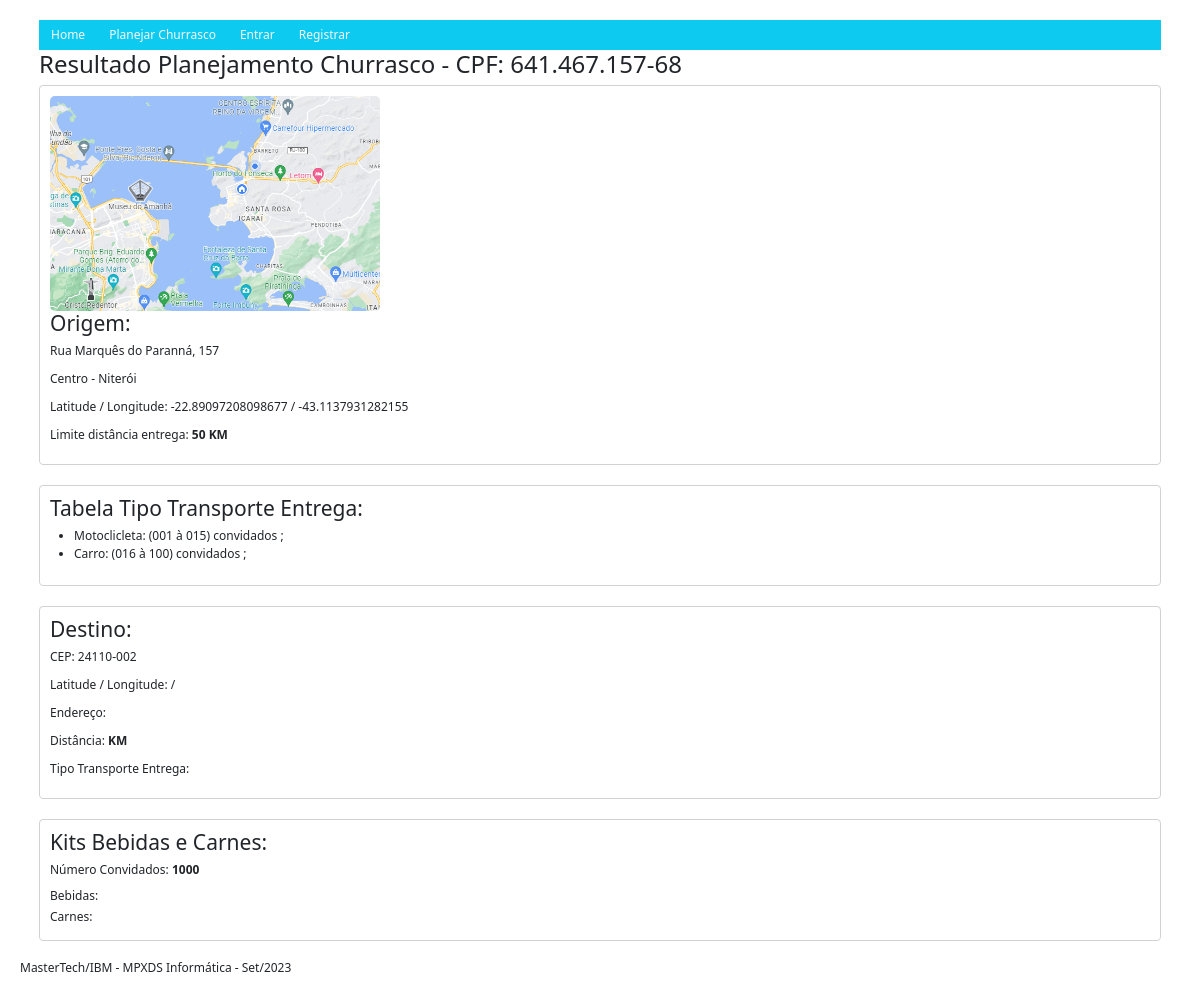
Screenshot of /churrascoResult/15/ with the database file from the repository.
### mp_churrascos/models.py (models this page shows)
class MpUsuarioChurrasco(models.Model):
    cpf = models.CharField(max_length=14)
    cep = models.CharField(max_length=9)
    qtdPessoas = models.CharField(max_length=4)
    resultado = models.CharField(max_length=500)
    date_added = models.DateTimeField(auto_now_add=True)
    endereco = models.CharField(max_length=200)
    latitude = models.CharField(max_length=20)
    longitude = models.CharField(max_length=20)
    distancia = models.CharField(max_length=10)
    tipoTransporte = models.CharField(max_length=20)
    kitBebidas = models.CharField(max_length=200)
    kitCarnes = models.CharField(max_length=200)

### mp_churrascos/views.py (the view)
# urls.py: path('churrascoResult/<usuario_id>/', views.churrascoResult, name='churrascoResult'),
def churrascoResult(request, usuario_id):
    usuario = MpUsuarioChurrasco.objects.get(id = usuario_id)
    context = { 'usuario': usuario }
    return render(request, 'mp_churrascos/churrascoResult.html', context)

### mp_churrascos/templates/mp_churrascos/churrascoResult.html (shortened to what this page needs)
{% extends "mp_churrascos/base.html" %}
    {% load static %}
    {% block content %}
        <h2>Resultado Planejamento Churrasco - CPF: {{ usuario.cpf }}</h2>
        <div class="card">
            <img src="{% static '/img/mapa_niteroi.png' %}" alt="Centro - Niteroi" />
            <h3>Origem:</h3>
            <p>Rua Marquês do Paranná, 157</p>
            <p>Centro - Niterói</p>
            <p>Latitude / Longitude: -22.89097208098677 / -43.1137931282155</p>
            <p>Limite distância entrega: <b>50 KM</b></p>
        </div>
        <div class="card">
            <h3>Tabela Tipo Transporte Entrega:</h3>
            <ul>
                <li>Motoclicleta: (001 à 015) convidados ;</li>
                <li>Carro: (016 à 100) convidados ;</li>
            </ul>
        </div>
        <div class="card">
            <h3>Destino:</h3>
            <p>CEP: {{ usuario.cep }}</p>
            <p>Latitude / Longitude: {{ usuario.latitude }} / {{ usuario.longitude }}</p>
            <p>Endereço: <b>{{ usuario.endereco }}</b></p>
            <p>Distância: <b>{{ usuario.distancia }} KM</b></p>
            <p>Tipo Transporte Entrega: <b>{{ usuario.tipoTransporte }}</b></p>
        </div>
        <div class="card">
            <h3>Kits Bebidas e Carnes:</h3>
            <p>Número Convidados: <b>{{ usuario.qtdPessoas }}</b></p>
            <h6>Bebidas: {{ usuario.kitBebidas }}</h6>
            <h6>Carnes: {{ usuario.kitCarnes }}</h6>
        </div>
    {% endblock content %}

### static/css/styles.css (style rules this page uses)
* { margin: 0; padding: 0; font-size: 12px; }
body { font-family: Arial, sans-serif; margin: 0; padding: 20px; }
.card { border: 1px solid #ccc; border-radius: 5px; padding: 10px; margin-bottom: 20px; }
.card img { width: 30%; border-radius: 5px; }
.card p { margin-bottom: 10px; }

### rows the page displays
MpUsuarioChurrasco: cpf "641.467.157-68", cep "24110-002", qtdPessoas "1000"
